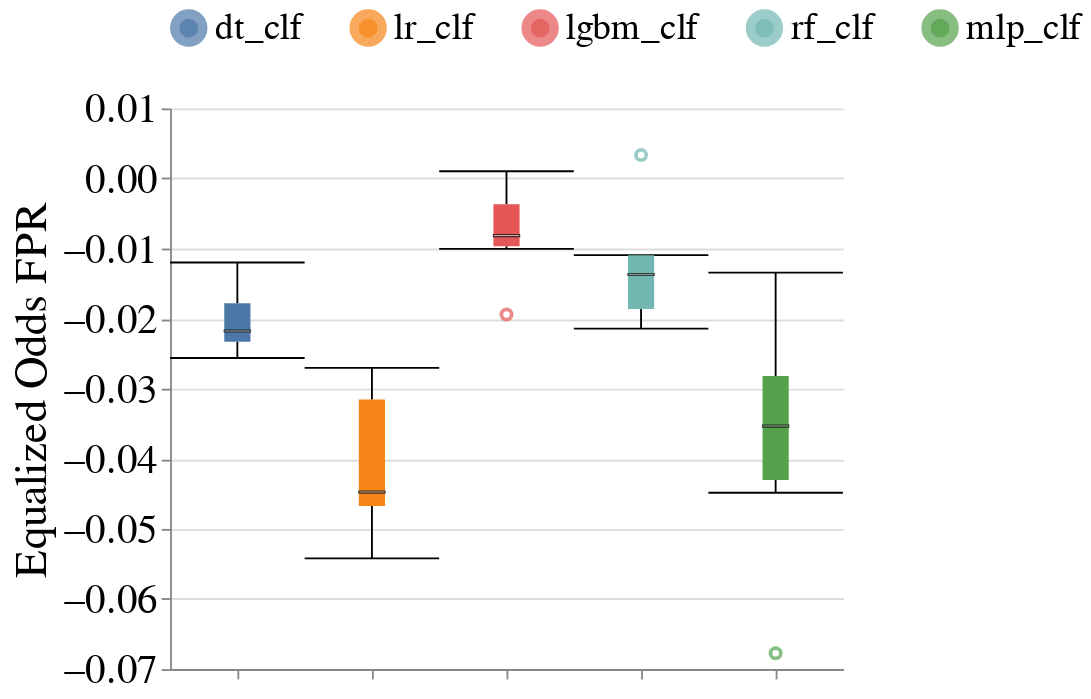

Notebook cell for this chart:
### Markdown cell above
### Disparity Metrics

### Code cell
create_box_plots_for_diff_baseline_models(dataset_name=DATASET_NAME,
                                          metric_name='Equalized_Odds_FPR',
                                          group=SENSITIVE_ATTR_FOR_DISPARITY_METRICS,
                                          db_client=db_client)

### Figure 1 — Vega-Lite specification as saved in the notebook (floating-point values rounded to 4 significant figures)
{"config": {"view": {"continuousWidth": 400, "continuousHeight": 300, "stroke": null}, "axis": {"labelFontSize": 22, "labelFontWeight": "normal", "titleFontSize": 24, "titleFontWeight": "normal"}, "facet": {"spacing": 10}, "header": {"labelFontSize": 20, "labelOrient": "bottom", "labelPadding": 5, "titleFontSize": 20}, "legend": {"columns": 5, "direction": "horizontal", "labelFontSize": 20, "labelLimit": 400, "orient": "top", "symbolStrokeWidth": 10, "titleAnchor": "middle", "titleFontSize": 22, "titleLimit": 300}, "title": {"fontSize": 20}}, "data": {"name": "data-0613cceeed54b488e5fa1e7b11b770e9"}, "mark": {"type": "boxplot", "median": {"stroke": "black", "strokeWidth": 0.7}, "ticks": true}, "encoding": {"color": {"field": "Model_Name", "sort": ["dt_clf", "lr_clf", "lgbm_clf", "rf_clf", "mlp_clf"], "title": null, "type": "nominal"}, "x": {"axis": {"labels": false}, "field": "Model_Name", "sort": ["dt_clf", "lr_clf", "lgbm_clf", "rf_clf", "mlp_clf"], "title": null, "type": "nominal"}, "y": {"field": "Metric_Value", "scale": {"zero": false}, "title": "Equalized Odds FPR", "type": "quantitative"}}, "width": 360, "$schema": "https://vega.github.io/schema/vega-lite/v4.17.0.json", "datasets": {"data-0613cceeed54b488e5fa1e7b11b770e9": [{"Metric": "Equalized_Odds_FPR", "Metric_Value": -0.02198, "Model_Name": "dt_clf", "Null_Imputer_Name": "baseline", "Virny_Random_State": 100}, {"Metric": "Equalized_Odds_FPR", "Metric_Value": -0.0468, "Model_Name": "lr_clf", "Null_Imputer_Name": "baseline", "Virny_Random_State": 100}, {"Metric": "Equalized_Odds_FPR", "Metric_Value": -0.0194, "Model_Name": "rf_clf", "Null_Imputer_Name": "baseline", "Virny_Random_State": 100}, {"Metric": "Equalized_Odds_FPR", "Metric_Value": -0.01941, "Model_Name": "lgbm_clf", "Null_Imputer_Name": "baseline", "Virny_Random_State": 100}, {"Metric": "Equalized_Odds_FPR", "Metric_Value": -0.06773, "Model_Name": "mlp_clf", "Null_Imputer_Name": "baseline", "Virny_Random_State": 100}, {"Metric": "Equalized_Odds_FPR", "Metric_Value": -0.01657, "Model_Name": "dt_clf", "Null_Imputer_Name": "baseline", "Virny_Random_State": 200}, {"Metric": "Equalized_Odds_FPR", "Metric_Value": -0.02773, "Model_Name": "lr_clf", "Null_Imputer_Name": "baseline", "Virny_Random_State": 200}, {"Metric": "Equalized_Odds_FPR", "Metric_Value": 0.003336, "Model_Name": "rf_clf", "Null_Imputer_Name": "baseline", "Virny_Random_State": 200}, {"Metric": "Equalized_Odds_FPR", "Metric_Value": 0.001038, "Model_Name": "lgbm_clf", "Null_Imputer_Name": "baseline", "Virny_Random_State": 200}, {"Metric": "Equalized_Odds_FPR", "Metric_Value": -0.03314, "Model_Name": "mlp_clf", "Null_Imputer_Name": "baseline", "Virny_Random_State": 200}, {"Metric": "Equalized_Odds_FPR", "Metric_Value": -0.02374, "Model_Name": "dt_clf", "Null_Imputer_Name": "baseline", "Virny_Random_State": 300}, {"Metric": "Equalized_Odds_FPR", "Metric_Value": -0.04646, "Model_Name": "lr_clf", "Null_Imputer_Name": "baseline", "Virny_Random_State": 300}, {"Metric": "Equalized_Odds_FPR", "Metric_Value": -0.01106, "Model_Name": "rf_clf", "Null_Imputer_Name": "baseline", "Virny_Random_State": 300}, {"Metric": "Equalized_Odds_FPR", "Metric_Value": -0.008491, "Model_Name": "lgbm_clf", "Null_Imputer_Name": "baseline", "Virny_Random_State": 300}, {"Metric": "Equalized_Odds_FPR", "Metric_Value": -0.02652, "Model_Name": "mlp_clf", "Null_Imputer_Name": "baseline", "Virny_Random_State": 300}, {"Metric": "Equalized_Odds_FPR", "Metric_Value": -0.02561, "Model_Name": "dt_clf", "Null_Imputer_Name": "baseline", "Virny_Random_State": 400}, {"Metric": "Equalized_Odds_FPR", "Metric_Value": -0.04302, "Model_Name": "lr_clf", "Null_Imputer_Name": "baseline", "Virny_Random_State": 400}, {"Metric": "Equalized_Odds_FPR", "Metric_Value": -0.01634, "Model_Name": "rf_clf", "Null_Imputer_Name": "baseline", "Virny_Random_State": 400}, {"Metric": "Equalized_Odds_FPR", "Metric_Value": -0.007805, "Model_Name": "lgbm_clf", "Null_Imputer_Name": "baseline", "Virny_Random_State": 400}, {"Metric": "Equalized_Odds_FPR", "Metric_Value": -0.03751, "Model_Name": "mlp_clf", "Null_Imputer_Name": "baseline", "Virny_Random_State": 400}, {"Metric": "Equalized_Odds_FPR", "Metric_Value": -0.01199, "Model_Name": "dt_clf", "Null_Imputer_Name": "baseline", "Virny_Random_State": 500}, {"Metric": "Equalized_Odds_FPR", "Metric_Value": -0.02702, "Model_Name": "lr_clf", "Null_Imputer_Name": "baseline", "Virny_Random_State": 500}, {"Metric": "Equalized_Odds_FPR", "Metric_Value": -0.01094, "Model_Name": "rf_clf", "Null_Imputer_Name": "baseline", "Virny_Random_State": 500}, {"Metric": "Equalized_Odds_FPR", "Metric_Value": -0.01004, "Model_Name": "lgbm_clf", "Null_Imputer_Name": "baseline", "Virny_Random_State": 500}, {"Metric": "Equalized_Odds_FPR", "Metric_Value": -0.01344, "Model_Name": "mlp_clf", "Null_Imputer_Name": "baseline", "Virny_Random_State": 500}, {"Metric": "Equalized_Odds_FPR", "Metric_Value": -0.02154, "Model_Name": "dt_clf", "Null_Imputer_Name": "baseline", "Virny_Random_State": 600}, {"Metric": "Equalized_Odds_FPR", "Metric_Value": -0.05421, "Model_Name": "lr_clf", "Null_Imputer_Name": "baseline", "Virny_Random_State": 600}, {"Metric": "Equalized_Odds_FPR", "Metric_Value": -0.02142, "Model_Name": "rf_clf", "Null_Imputer_Name": "baseline", "Virny_Random_State": 600}, {"Metric": "Equalized_Odds_FPR", "Metric_Value": -0.002287, "Model_Name": "lgbm_clf", "Null_Imputer_Name": "baseline", "Virny_Random_State": 600}, {"Metric": "Equalized_Odds_FPR", "Metric_Value": -0.04484, "Model_Name": "mlp_clf", "Null_Imputer_Name": "baseline", "Virny_Random_State": 600}]}}
